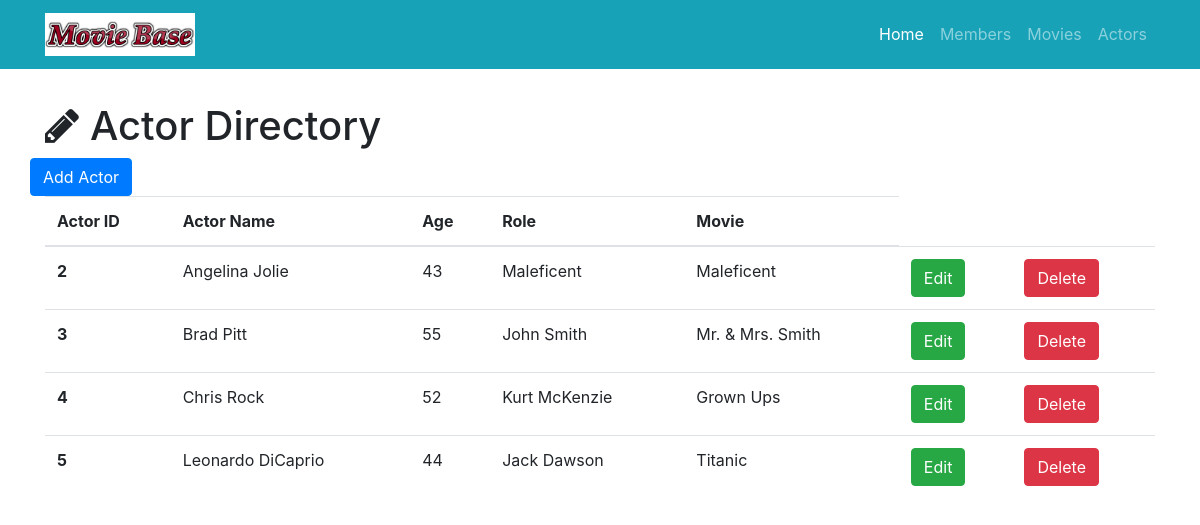
Before: /actors with the older database file.
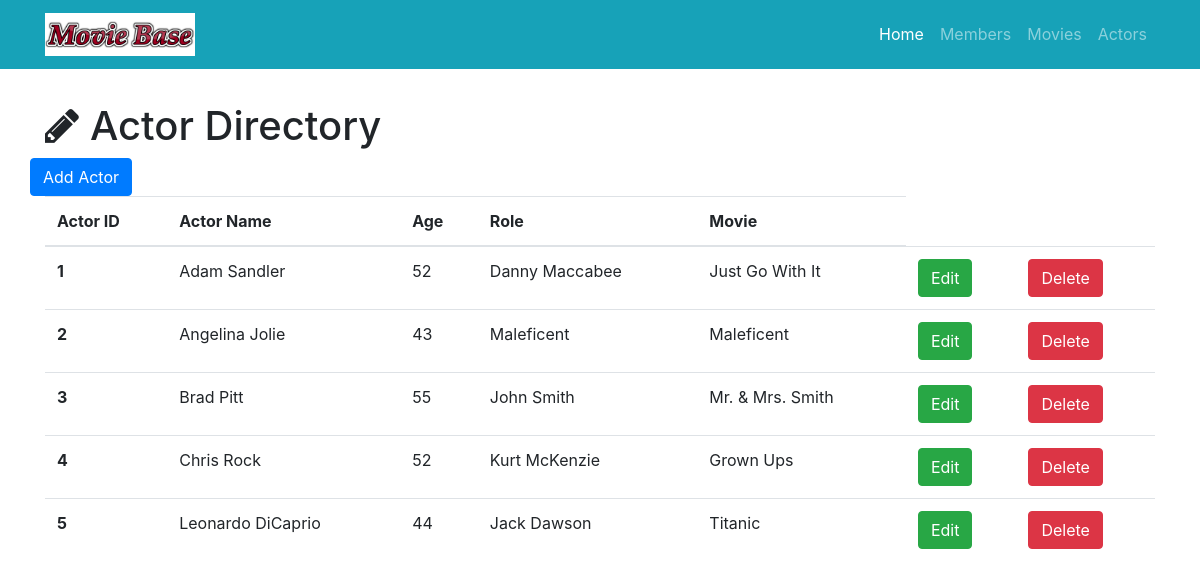
After: the same page with the newer database file.
### project.py (models this page shows)
class Actor(db.Model):
    __tablename__ = 'actors'
    id = db.Column(db.Integer, primary_key=True)
    actor_name = db.Column(db.String(256))
    age = db.Column(db.Integer)
    role = db.Column(db.String(64))
    movie_id = db.Column(db.Integer, db.ForeignKey('movies.id'))

class Movie(db.Model):
    __tablename__ = 'movies'
    id = db.Column(db.Integer, primary_key=True)
    title = db.Column(db.String(256))
    year = db.Column(db.Integer)
    genre = db.Column(db.String(64))
    description = db.Column(db.String(256))
    actors = db.relationship('Actor', backref='movie', cascade="delete")

### project.py (the view)
@app.route('/actors')
def show_all_actors():
    actors = Actor.query.all()
    return render_template('actor-all.html', actors=actors)

### templates/actor-all.html (shortened to what this page needs)
{% extends "home-base.html" %}
{% block head%}
  {{super()}}
{% endblock %}
{% block page_content %}
<div class="container">
   <h1 class="mt-5"><i class="fa fa-pencil" aria-hidden="true"></i> Actor Directory</h1>
   <div class="row bottom-margin">
     <a href="/actor-directory/add" class="btn btn-primary" role="button" aria-disabeled="true">Add Actor</a>
   </div>
{% if actors %}
<table class="table">
  <thead>
    <tr>
      <th>Actor ID</th>
      <th>Actor Name</th>
      <th>Age</th>
      <th>Role</th>
      <th>Movie</th>
    </tr>
  </thead>
  <tbody>
  {% for actor in actors %}
  <tr>
    <th scope="row">{{actor.id}}</th>
        <td>{{actor.actor_name}}</td>
        <td>{{actor.age}}</td>
        <td>{{actor.role}}</td>
        <td>{{actor.movie.title}}</td>
        <td>
          <a href="/actor-directory/edit/{{actor.id}}" class ="btn btn-success" role="button" aria-disabled="true"> Edit</a>
        </td>
        <td>
         <a href="/actor-directory/delete/{{actor.id}}" class ="btn btn-danger" role="button" aria-disabled="true"> Delete</a>
       </td>
  </tr>
   {% endfor %}
 </tbody>
</table>
{% else %}
<h3>There are no actors in the directory yet.</h3>
{% endif %}
</div>
{% endblock %}

### templates/home-base.html (shortened to what this page needs)
<!DOCTYPE html>
<html>
  <head>
    {% block head %}
    <link rel="stylesheet" href="https://maxcdn.bootstrapcdn.com/bootstrap/4.0.0-beta.2/css/bootstrap.min.css">
    <link rel="stylesheet" href="https://maxcdn.bootstrapcdn.com/font-awesome/4.7.0/css/font-awesome.min.css">
  <link rel="stylesheet" href="https://cdnjs.cloudflare.com/ajax/libs/sweetalert/1.1.3/sweetalert.css">
  <link rel="stylesheet" href="https://cdnjs.cloudflare.com/ajax/libs/toastr.js/latest/css/toastr.min.css">
    {% endblock %}
  </head>
  <body>
  <nav class="navbar navbar-expand-lg navbar-dark bg-info fixed-top">
    <div class="container">
      <a class="navbar-brand" href="/">
         <img src="{{ url_for('static', filename='images/title.png') }}"
          alt="MovieBase" width="150">
       </a>
      <div class="collapse navbar-collapse" id="navbarResponsive">
        <ul class="navbar-nav ml-auto">
          <li class="nav-item active">
            <a class="nav-link" href="/">Home
             </a>
          </li>
          <li class="nav-item">
            <a class="nav-link" href="/members">Members</a>
          </li>
          <li class="nav-item">
            <a class="nav-link" href="/movies">Movies</a>
          </li>
          <li class="nav-item">
            <a class="nav-link" href="/actors">Actors</a>
          </li>
        </ul>
      </div>
    </div>
  </nav>
  {% block page_content %}
  {% endblock %}
</body>
</html>

### templates/actor-all.html (style rules this page uses)
body { padding-top: 54px; }

Changed rows visible on the page:
added Actor: id "1", actor_name "Adam Sandler", age "52", role "Danny Maccabee", movie "Just Go With It"
